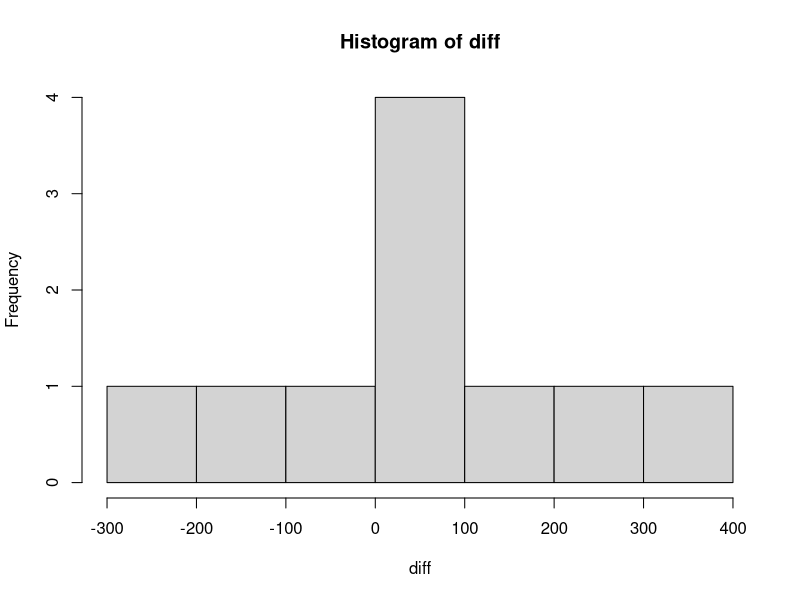
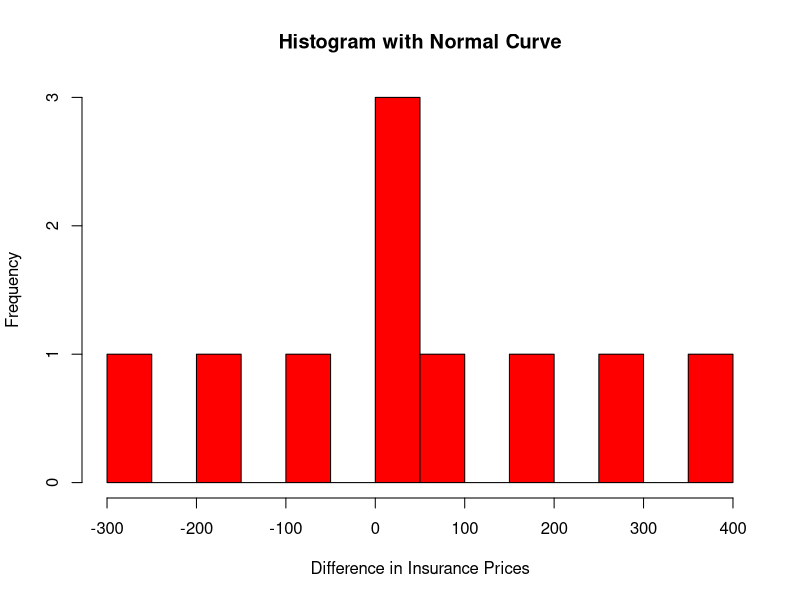

Reproduce these figures in R, in order. (Note: this script raises an error after producing the figures.)
# Ch 23: Paired Data

# We examine how paired data can be examined.  Paired data refers to cases where the two different
# Samples are not indepdendent of each other.

# Example from book.  An insurance agent compared prices for car insurance for 10 clients using
# diff2 carriers versus a diff1 carrier.  Thequestion of interest is whether diff2 carriers
# offer cheaper coverage on average, and if so, how much.

diff1 <- c(820, 557, 1408, 665, 685, 1258, 640, 1205, 688, 932)
diff2 <- c(876, 544, 1052, 658, 940, 1076, 610, 923, 881, 879)
diff <- diff1 - diff2

hist(diff)

# or

# Before running the hypothesis test it is important to check your assumptions
#You can visually assess nearly normal using this scrpt to create a histogram with a normal overlay
h<-hist(diff, breaks=10, col="red", xlab="Difference in Insurance Prices", 
        main="Histogram with Normal Curve") 
xfit<-seq(min(diff),max(diff),length=40) 
yfit<-dnorm(xfit,mean=mean(diff),sd=sd(diff)) 
yfit <- yfit*diff(h$mids[1:2])*n 
lines(xfit, yfit, col="blue", lwd=2)

# CI for mu_difference.

conf.level <- 0.95
n <- length(diff)
df <- n - 1
tstar <- qt((1+conf.level)/2, df)

LCL <- mean(diff) - tstar*sd(diff)/sqrt(n)
UCL <- mean(diff) + tstar*sd(diff)/sqrt(n)

CI <- c(LCL, UCL)

cat("The ", conf.level*100, " % confidence interval for mu_difference is", CI) #concatenate


# Hypothesis Test:

tobs <- mean(diff)/(sd(diff)/sqrt(n))

# mu_difference less than 0
LT<- pt(tobs,df)

#mu_difference greater than 0
GT<- 1-pt(tobs,df)

# 2 tails
Tail <- 2*min(LT,GT)

cat("The t-stat is",tobs,"\n P-value will be \n")

list(LessThan=LT,GreaterThan=GT,TailArea=Tail)


####### CI for with mean, sd, and n given.#######
mu <- 7.27
sigma <- 2.52
n <- 646


conf.level <- 0.95
n
df <- n - 1
tstar <- qt((1+conf.level)/2, df)

LCL <- mu - tstar*sigma/sqrt(n)
UCL <- mu + tstar*sigma/sqrt(n)

CI <- c(LCL, UCL)

cat("The ", conf.level*100, " % confidence interval for mu_difference is", CI) #concatenate


# Hypothesis Test:

tobs <- mu/(sigma/sqrt(n))

# mu_difference less than 0
LT<- pt(tobs,df)

#mu_difference greater than 0
GT<- 1-pt(tobs,df)

# 2 tails
Tail <- 2*min(LT,GT)

cat("The t-stat is",tobs,"\n P-value will be \n")

list(LessThan=LT,GreaterThan=GT,TailArea=Tail)

